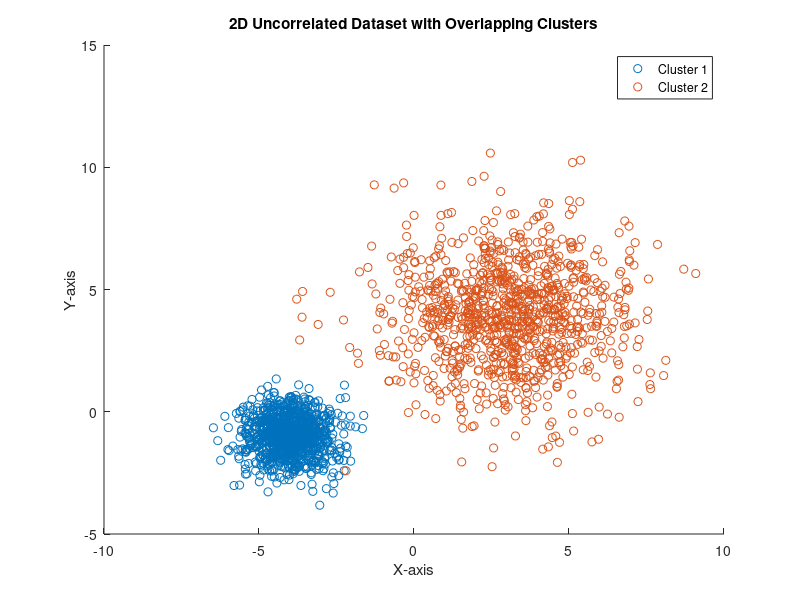
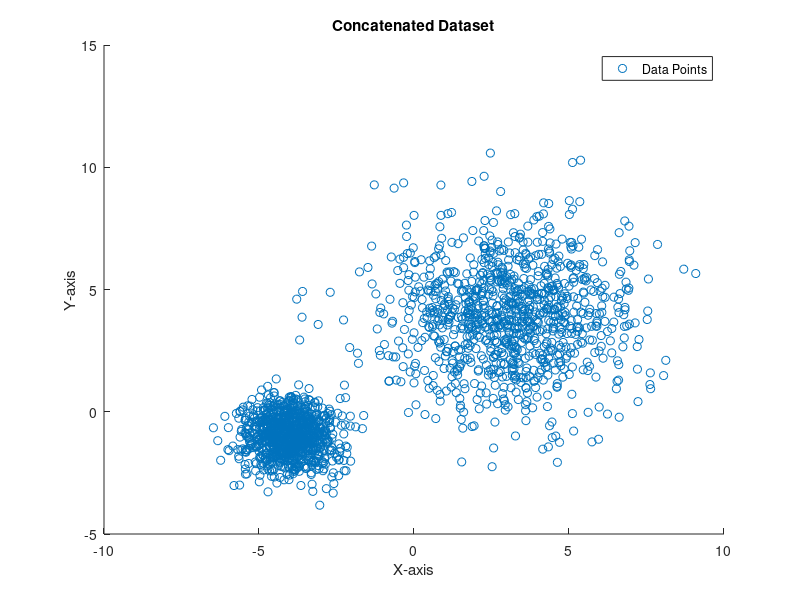
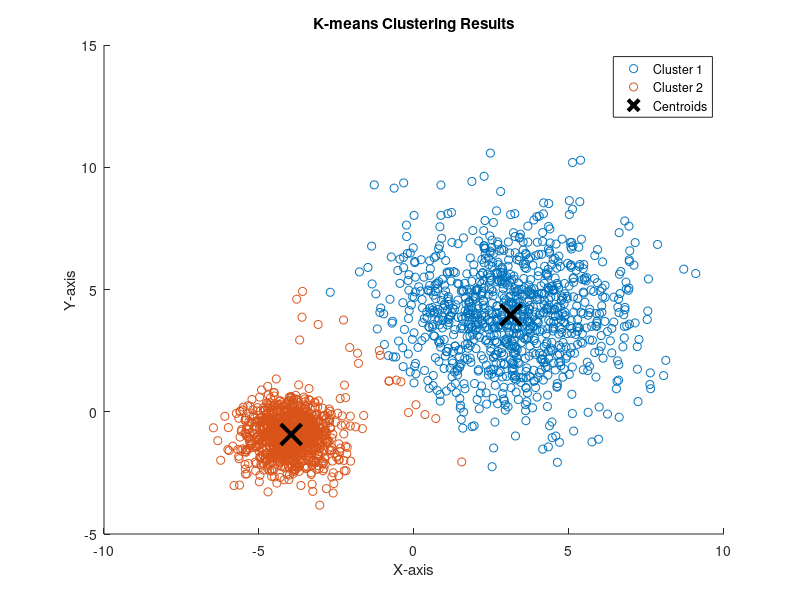

These figures' MATLAB source, in order:
% Filename: generate_and_plot_dataset.m

% Initialize random number generator for reproducibility
rng(0);

% Step 1: Generate Dataset
% Cluster 1
mean1 = [-4, -1];
std_dev1 = 0.75;
cluster1 = std_dev1 * randn(1000, 2) + mean1;

% Cluster 2
mean2 = [3, 4];
std_dev2 = 2.0;
cluster2 = std_dev2 * randn(1000, 2) + mean2;

% Plot the clusters with distinct colors
figure;
scatter(cluster1(:,1), cluster1(:,2), 'r.');
hold on;
scatter(cluster2(:,1), cluster2(:,2), 'b.');
title('2D Uncorrelated Dataset with Overlapping Clusters');
xlabel('X-axis');
ylabel('Y-axis');
legend('Cluster 1', 'Cluster 2');
hold off;

% Step 2: Concatenate the datasets
TrainData = [cluster1; cluster2];

% Plot the concatenated dataset in a single color
figure;
scatter(TrainData(:,1), TrainData(:,2), 'k.');
title('Concatenated Dataset');
xlabel('X-axis');
ylabel('Y-axis');
legend('Data Points');

% Step 3: Implement K-means Clustering
% Parameters
k = 2; % Number of clusters
max_iters = 100; % Maximum number of iterations

% K-means function
function [centroids, idx] = kmeans_from_scratch(data, k, max_iters)
    % Number of data points
    n = size(data, 1);
    
    % Randomly initialize the centroids by selecting k random points from the data
    rng(0); % For reproducibility
    centroids = data(randperm(n, k), :);
    
    % Initialize variables
    idx = zeros(n, 1);
    prev_centroids = centroids;
    
    % Iterate for a fixed number of iterations
    for iter = 1:max_iters
        % Step 1: Assign clusters
        for i = 1:n
            distances = sum((data(i, :) - centroids) .^ 2, 2);
            [~, idx(i)] = min(distances);
        end
        
        % Step 2: Update centroids
        for j = 1:k
            if any(idx == j)
                centroids(j, :) = mean(data(idx == j, :), 1);
            end
        end
        
        % Check for convergence (if centroids do not change)
        if isequal(prev_centroids, centroids)
            break;
        end
        prev_centroids = centroids;
    end
end

% Run K-means
[centroids, idx] = kmeans_from_scratch(TrainData, k, max_iters);

% Plot the K-means results
figure;
gscatter(TrainData(:,1), TrainData(:,2), idx);
hold on;
plot(centroids(:,1), centroids(:,2), 'kx', 'MarkerSize', 15, 'LineWidth', 3);
title('K-means Clustering Results');
xlabel('X-axis');
ylabel('Y-axis');
legend('Cluster 1', 'Cluster 2', 'Centroids');
hold off;
